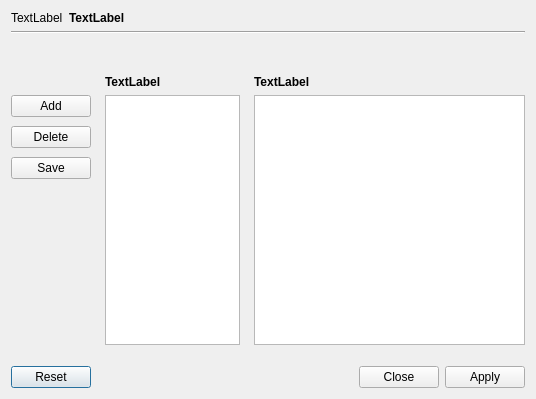
<?xml version="1.0" encoding="UTF-8"?>
<ui version="4.0">
 <class>ListTableEditor</class>
 <widget class="QDialog" name="ListTableEditor">
  <property name="geometry">
   <rect>
    <x>0</x>
    <y>0</y>
    <width>553</width>
    <height>415</height>
   </rect>
  </property>
  <property name="sizePolicy">
   <sizepolicy hsizetype="Fixed" vsizetype="Fixed">
    <horstretch>0</horstretch>
    <verstretch>0</verstretch>
   </sizepolicy>
  </property>
  <property name="minimumSize">
   <size>
    <width>0</width>
    <height>0</height>
   </size>
  </property>
  <property name="maximumSize">
   <size>
    <width>100000</width>
    <height>100000</height>
   </size>
  </property>
  <property name="windowTitle">
   <string>Dialog</string>
  </property>
  <property name="sizeGripEnabled">
   <bool>false</bool>
  </property>
  <layout class="QVBoxLayout" name="verticalLayout_2">
   <property name="sizeConstraint">
    <enum>QLayout::SetFixedSize</enum>
   </property>
   <item>
    <layout class="QHBoxLayout" name="horizontalLayout">
     <item>
      <widget class="QLabel" name="topStaticLabel">
       <property name="sizePolicy">
        <sizepolicy hsizetype="Fixed" vsizetype="Preferred">
         <horstretch>0</horstretch>
         <verstretch>0</verstretch>
        </sizepolicy>
       </property>
       <property name="font">
        <font>
         <weight>50</weight>
         <bold>false</bold>
        </font>
       </property>
       <property name="text">
        <string>TextLabel</string>
       </property>
      </widget>
     </item>
     <item>
      <widget class="QLabel" name="topDynamicLabel">
       <property name="font">
        <font>
         <weight>75</weight>
         <bold>true</bold>
        </font>
       </property>
       <property name="text">
        <string>TextLabel</string>
       </property>
      </widget>
     </item>
    </layout>
   </item>
   <item>
    <widget class="Line" name="line">
     <property name="orientation">
      <enum>Qt::Horizontal</enum>
     </property>
    </widget>
   </item>
   <item>
    <widget class="QLabel" name="extraLabel">
     <property name="text">
      <string/>
     </property>
     <property name="wordWrap">
      <bool>true</bool>
     </property>
    </widget>
   </item>
   <item>
    <spacer name="verticalSpacer">
     <property name="orientation">
      <enum>Qt::Vertical</enum>
     </property>
     <property name="sizeType">
      <enum>QSizePolicy::Fixed</enum>
     </property>
     <property name="sizeHint" stdset="0">
      <size>
       <width>20</width>
       <height>15</height>
      </size>
     </property>
    </spacer>
   </item>
   <item>
    <layout class="QGridLayout" name="gridLayout" columnstretch="1,1,2">
     <property name="horizontalSpacing">
      <number>14</number>
     </property>
     <item row="0" column="0">
      <widget class="QLabel" name="blankLabel">
       <property name="enabled">
        <bool>true</bool>
       </property>
       <property name="sizePolicy">
        <sizepolicy hsizetype="Fixed" vsizetype="Preferred">
         <horstretch>0</horstretch>
         <verstretch>0</verstretch>
        </sizepolicy>
       </property>
       <property name="text">
        <string/>
       </property>
      </widget>
     </item>
     <item row="0" column="1">
      <widget class="QLabel" name="listLabel">
       <property name="sizePolicy">
        <sizepolicy hsizetype="Preferred" vsizetype="Fixed">
         <horstretch>0</horstretch>
         <verstretch>0</verstretch>
        </sizepolicy>
       </property>
       <property name="font">
        <font>
         <weight>75</weight>
         <bold>true</bold>
        </font>
       </property>
       <property name="text">
        <string>TextLabel</string>
       </property>
      </widget>
     </item>
     <item row="0" column="2">
      <widget class="QLabel" name="tableLabel">
       <property name="sizePolicy">
        <sizepolicy hsizetype="Preferred" vsizetype="Fixed">
         <horstretch>0</horstretch>
         <verstretch>0</verstretch>
        </sizepolicy>
       </property>
       <property name="font">
        <font>
         <weight>75</weight>
         <bold>true</bold>
        </font>
       </property>
       <property name="text">
        <string>TextLabel</string>
       </property>
      </widget>
     </item>
     <item row="1" column="0">
      <layout class="QVBoxLayout" name="verticalLayout">
       <property name="spacing">
        <number>9</number>
       </property>
       <property name="sizeConstraint">
        <enum>QLayout::SetFixedSize</enum>
       </property>
       <item>
        <widget class="QPushButton" name="addButton">
         <property name="sizePolicy">
          <sizepolicy hsizetype="Fixed" vsizetype="Fixed">
           <horstretch>0</horstretch>
           <verstretch>0</verstretch>
          </sizepolicy>
         </property>
         <property name="text">
          <string>Add</string>
         </property>
         <property name="autoDefault">
          <bool>false</bool>
         </property>
        </widget>
       </item>
       <item>
        <widget class="QPushButton" name="deleteButton">
         <property name="sizePolicy">
          <sizepolicy hsizetype="Fixed" vsizetype="Fixed">
           <horstretch>0</horstretch>
           <verstretch>0</verstretch>
          </sizepolicy>
         </property>
         <property name="text">
          <string>Delete</string>
         </property>
         <property name="autoDefault">
          <bool>false</bool>
         </property>
        </widget>
       </item>
       <item>
        <widget class="QPushButton" name="saveButton">
         <property name="sizePolicy">
          <sizepolicy hsizetype="Fixed" vsizetype="Fixed">
           <horstretch>0</horstretch>
           <verstretch>0</verstretch>
          </sizepolicy>
         </property>
         <property name="text">
          <string>Save</string>
         </property>
         <property name="autoDefault">
          <bool>false</bool>
         </property>
        </widget>
       </item>
       <item>
        <spacer name="verticalSpacer_2">
         <property name="orientation">
          <enum>Qt::Vertical</enum>
         </property>
         <property name="sizeHint" stdset="0">
          <size>
           <width>20</width>
           <height>40</height>
          </size>
         </property>
        </spacer>
       </item>
      </layout>
     </item>
     <item row="1" column="1">
      <widget class="QListWidget" name="listWidget">
       <property name="sizePolicy">
        <sizepolicy hsizetype="Preferred" vsizetype="Preferred">
         <horstretch>0</horstretch>
         <verstretch>0</verstretch>
        </sizepolicy>
       </property>
       <property name="minimumSize">
        <size>
         <width>0</width>
         <height>0</height>
        </size>
       </property>
       <property name="maximumSize">
        <size>
         <width>150</width>
         <height>100000</height>
        </size>
       </property>
      </widget>
     </item>
     <item row="1" column="2">
      <widget class="QTableWidget" name="tableWidget">
       <property name="sizePolicy">
        <sizepolicy hsizetype="Preferred" vsizetype="Preferred">
         <horstretch>0</horstretch>
         <verstretch>0</verstretch>
        </sizepolicy>
       </property>
       <property name="minimumSize">
        <size>
         <width>0</width>
         <height>250</height>
        </size>
       </property>
       <property name="maximumSize">
        <size>
         <width>300</width>
         <height>1000000</height>
        </size>
       </property>
      </widget>
     </item>
    </layout>
   </item>
   <item>
    <spacer name="verticalSpacer_3">
     <property name="orientation">
      <enum>Qt::Vertical</enum>
     </property>
     <property name="sizeType">
      <enum>QSizePolicy::Fixed</enum>
     </property>
     <property name="sizeHint" stdset="0">
      <size>
       <width>20</width>
       <height>15</height>
      </size>
     </property>
    </spacer>
   </item>
   <item>
    <widget class="QDialogButtonBox" name="buttonBox">
     <property name="sizePolicy">
      <sizepolicy hsizetype="Expanding" vsizetype="Fixed">
       <horstretch>0</horstretch>
       <verstretch>0</verstretch>
      </sizepolicy>
     </property>
     <property name="layoutDirection">
      <enum>Qt::LeftToRight</enum>
     </property>
     <property name="orientation">
      <enum>Qt::Horizontal</enum>
     </property>
     <property name="standardButtons">
      <set>QDialogButtonBox::Apply|QDialogButtonBox::Close|QDialogButtonBox::Reset</set>
     </property>
    </widget>
   </item>
  </layout>
 </widget>
 <resources/>
 <connections>
  <connection>
   <sender>buttonBox</sender>
   <signal>accepted()</signal>
   <receiver>ListTableEditor</receiver>
   <slot>accept()</slot>
   <hints>
    <hint type="sourcelabel">
     <x>248</x>
     <y>254</y>
    </hint>
    <hint type="destinationlabel">
     <x>157</x>
     <y>274</y>
    </hint>
   </hints>
  </connection>
  <connection>
   <sender>buttonBox</sender>
   <signal>rejected()</signal>
   <receiver>ListTableEditor</receiver>
   <slot>reject()</slot>
   <hints>
    <hint type="sourcelabel">
     <x>316</x>
     <y>260</y>
    </hint>
    <hint type="destinationlabel">
     <x>286</x>
     <y>274</y>
    </hint>
   </hints>
  </connection>
 </connections>
</ui>
